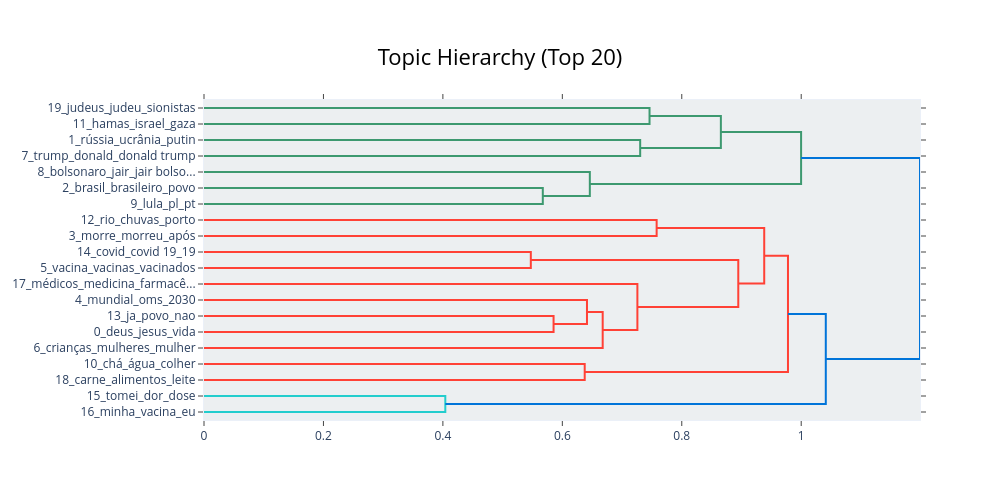

This figure's notebook cell:
### Code cell
# Topic hierarchy (dendrogram)
fig = topic_model.visualize_hierarchy(top_n_topics=20, title='Topic Hierarchy (Top 20)')
fig.write_image('figures/02_topic_hierarchy.png', scale=2, width=1200, height=600)
fig.show()

### Figure 1 — Plotly figure (JSON) as saved in the notebook; plotly's stock layout.template omitted (floating-point values rounded to 4 significant figures)
{"data": [{"hoverinfo": "text", "marker": {"color": "rgb(61,153,112)"}, "mode": "lines", "type": "scatter", "x": [0.0, 0.746, 0.746, 0.0], "xaxis": "x", "y": [-5.0, -5.0, -15.0, -15.0], "yaxis": "y"}, {"hoverinfo": "text", "marker": {"color": "rgb(61,153,112)"}, "mode": "lines", "type": "scatter", "x": [0.0, 0.7304, 0.7304, 0.0], "xaxis": "x", "y": [-25.0, -25.0, -35.0, -35.0], "yaxis": "y"}, {"hoverinfo": "text", "marker": {"color": "rgb(61,153,112)"}, "mode": "lines", "type": "scatter", "x": [0.746, 0.8655, 0.8655, 0.7304], "xaxis": "x", "y": [-10.0, -10.0, -30.0, -30.0], "yaxis": "y"}, {"hoverinfo": "text", "marker": {"color": "rgb(61,153,112)"}, "mode": "lines", "type": "scatter", "x": [0.0, 0.5673, 0.5673, 0.0], "xaxis": "x", "y": [-55.0, -55.0, -65.0, -65.0], "yaxis": "y"}, {"hoverinfo": "text", "marker": {"color": "rgb(61,153,112)"}, "mode": "lines", "type": "scatter", "x": [0.0, 0.646, 0.646, 0.5673], "xaxis": "x", "y": [-45.0, -45.0, -60.0, -60.0], "yaxis": "y"}, {"hoverinfo": "text", "marker": {"color": "rgb(61,153,112)"}, "mode": "lines", "type": "scatter", "x": [0.8655, 0.9998, 0.9998, 0.646], "xaxis": "x", "y": [-20.0, -20.0, -52.5, -52.5], "yaxis": "y"}, {"hoverinfo": "text", "marker": {"color": "rgb(255,65,54)"}, "mode": "lines", "type": "scatter", "x": [0.0, 0.7579, 0.7579, 0.0], "xaxis": "x", "y": [-75.0, -75.0, -85.0, -85.0], "yaxis": "y"}, {"hoverinfo": "text", "marker": {"color": "rgb(255,65,54)"}, "mode": "lines", "type": "scatter", "x": [0.0, 0.5472, 0.5472, 0.0], "xaxis": "x", "y": [-95.0, -95.0, -105.0, -105.0], "yaxis": "y"}, {"hoverinfo": "text", "marker": {"color": "rgb(255,65,54)"}, "mode": "lines", "type": "scatter", "x": [0.0, 0.5853, 0.5853, 0.0], "xaxis": "x", "y": [-135.0, -135.0, -145.0, -145.0], "yaxis": "y"}, {"hoverinfo": "text", "marker": {"color": "rgb(255,65,54)"}, "mode": "lines", "type": "scatter", "x": [0.0, 0.6413, 0.6413, 0.5853], "xaxis": "x", "y": [-125.0, -125.0, -140.0, -140.0], "yaxis": "y"}, {"hoverinfo": "text", "marker": {"color": "rgb(255,65,54)"}, "mode": "lines", "type": "scatter", "x": [0.6413, 0.6676, 0.6676, 0.0], "xaxis": "x", "y": [-132.5, -132.5, -155.0, -155.0], "yaxis": "y"}, {"hoverinfo": "text", "marker": {"color": "rgb(255,65,54)"}, "mode": "lines", "type": "scatter", "x": [0.0, 0.7257, 0.7257, 0.6676], "xaxis": "x", "y": [-115.0, -115.0, -143.8, -143.8], "yaxis": "y"}, {"hoverinfo": "text", "marker": {"color": "rgb(255,65,54)"}, "mode": "lines", "type": "scatter", "x": [0.5472, 0.8946, 0.8946, 0.7257], "xaxis": "x", "y": [-100.0, -100.0, -129.4, -129.4], "yaxis": "y"}, {"hoverinfo": "text", "marker": {"color": "rgb(255,65,54)"}, "mode": "lines", "type": "scatter", "x": [0.7579, 0.9381, 0.9381, 0.8946], "xaxis": "x", "y": [-80.0, -80.0, -114.7, -114.7], "yaxis": "y"}, {"hoverinfo": "text", "marker": {"color": "rgb(255,65,54)"}, "mode": "lines", "type": "scatter", "x": [0.0, 0.6375, 0.6375, 0.0], "xaxis": "x", "y": [-165.0, -165.0, -175.0, -175.0], "yaxis": "y"}, {"hoverinfo": "text", "marker": {"color": "rgb(255,65,54)"}, "mode": "lines", "type": "scatter", "x": [0.9381, 0.9778, 0.9778, 0.6375], "xaxis": "x", "y": [-97.34, -97.34, -170.0, -170.0], "yaxis": "y"}, {"hoverinfo": "text", "marker": {"color": "rgb(35,205,205)"}, "mode": "lines", "type": "scatter", "x": [0.0, 0.4041, 0.4041, 0.0], "xaxis": "x", "y": [-185.0, -185.0, -195.0, -195.0], "yaxis": "y"}, {"hoverinfo": "text", "marker": {"color": "rgb(0,116,217)"}, "mode": "lines", "type": "scatter", "x": [0.9778, 1.041, 1.041, 0.4041], "xaxis": "x", "y": [-133.7, -133.7, -190.0, -190.0], "yaxis": "y"}, {"hoverinfo": "text", "marker": {"color": "rgb(0,116,217)"}, "mode": "lines", "type": "scatter", "x": [0.9998, 1.199, 1.199, 1.041], "xaxis": "x", "y": [-36.25, -36.25, -161.8, -161.8], "yaxis": "y"}], "layout": {"autosize": false, "height": 500, "hoverlabel": {"bgcolor": "white", "font": {"family": "Rockwell", "size": 16}}, "hovermode": "closest", "plot_bgcolor": "#ECEFF1", "showlegend": false, "title": {"font": {"color": "Black", "size": 22}, "text": "Topic Hierarchy (Top 20)", "x": 0.5, "xanchor": "center", "yanchor": "top"}, "width": 1000, "xaxis": {"mirror": "allticks", "rangemode": "tozero", "showgrid": false, "showline": true, "showticklabels": true, "ticks": "outside", "type": "linear", "zeroline": false}, "yaxis": {"mirror": "allticks", "range": [-200, 0], "rangemode": "tozero", "showgrid": false, "showline": true, "showticklabels": true, "tickmode": "array", "ticks": "outside", "ticktext": ["19_judeus_judeu_sionistas", "11_hamas_israel_gaza", "1_rússia_ucrânia_putin", "7_trump_donald_donald trump", "8_bolsonaro_jair_jair bolso...", "2_brasil_brasileiro_povo", "9_lula_pl_pt", "12_rio_chuvas_porto", "3_morre_morreu_após", "14_covid_covid 19_19", "5_vacina_vacinas_vacinados", "17_médicos_medicina_farmacê...", "4_mundial_oms_2030", "13_ja_povo_nao", "0_deus_jesus_vida", "6_crianças_mulheres_mulher", "10_chá_água_colher", "18_carne_alimentos_leite", "15_tomei_dor_dose", "16_minha_vacina_eu"], "tickvals": [-5, -15, -25, -35, -45, -55, -65, -75, -85, -95, -105, -115, -125, -135, -145, -155, -165, -175, -185, -195], "type": "linear", "zeroline": false}}}
